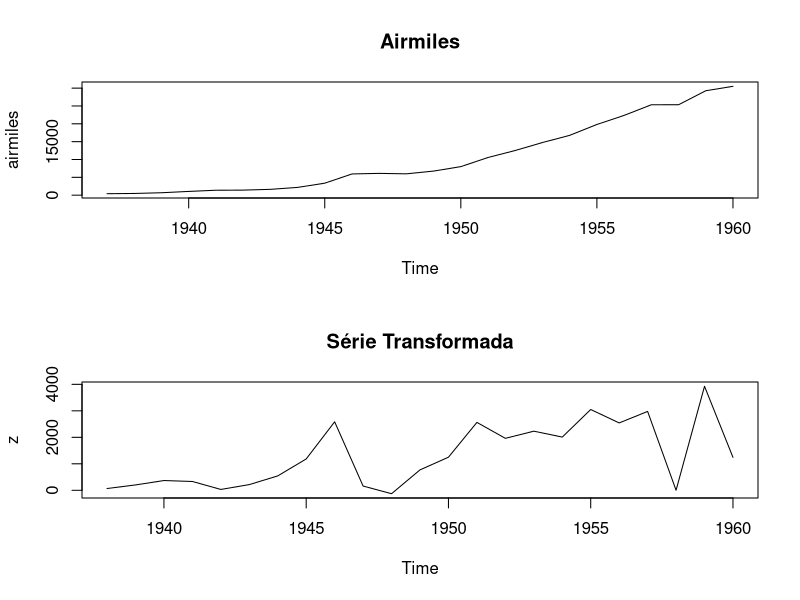

Reproduce this figure in R. (Note: this script raises an error after producing the figure.)


x = Box.test(airmiles,type="Ljung-Box")
print(x)


z = diff(airmiles)


x = Box.test(z,type="Ljung-Box")
print(x)

split.screen( figs = c( 2, 1 ) )
screen(1)
plot(airmiles, main="Airmiles")
screen(2)
plot(z, main="Série Transformada")
close.screen( all = TRUE )


ndiffs(airmiles, test="pp")
ndiffs(z, test="pp")


















